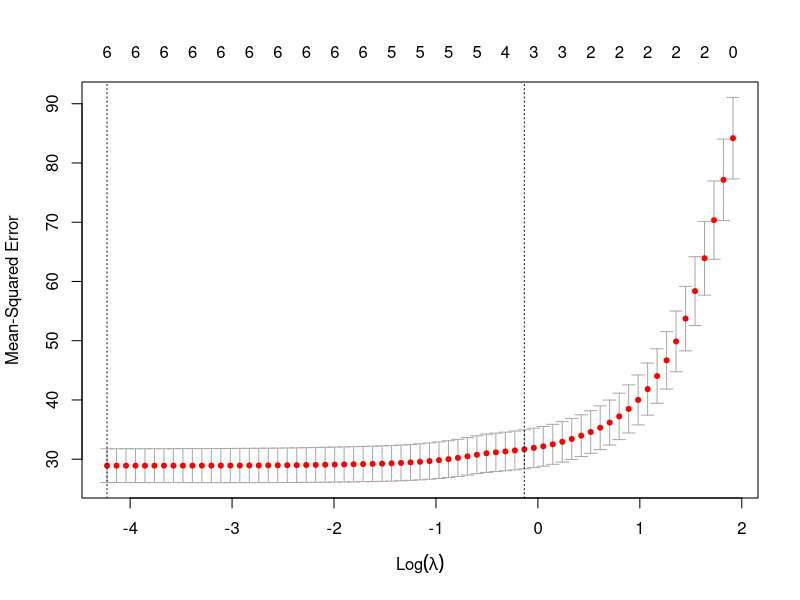
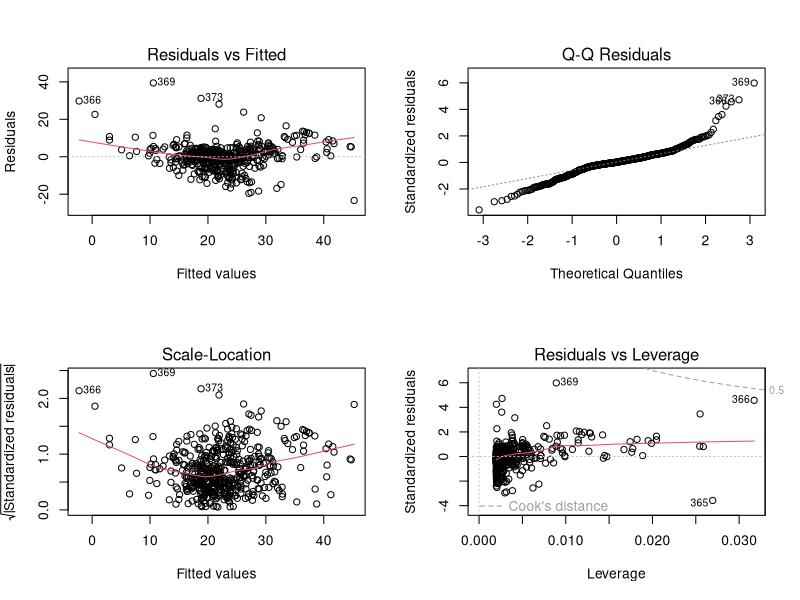

Generate these figures, in order, with R:
#TASK1 

library(MASS)
data("Boston")
head(Boston)

model <- lm(medv ~ rm, data = Boston)
summary(model)

##Coefficients:
##             Estimate Std. Error t value Pr(>|t|)    
## (Intercept)  -34.671      2.650  -13.08   <2e-16 ***
## rm             9.102      0.419   21.72   <2e-16 ***
## Multiple R-squared:  0.4835, Adjusted R-squared:  0.48

#rm and medv has a strong relationship because p-val < 0.05



#TASK2

model2 <- lm(medv ~ rm + lstat + crim, data = Boston)
summary(model2)

## Coefficients:
##             Estimate Std. Error t value Pr(>|t|)    
## (Intercept) -2.56225    3.16602  -0.809  0.41873    
## rm           5.21695    0.44203  11.802  < 2e-16 ***
## lstat       -0.57849    0.04767 -12.135  < 2e-16 ***
## crim        -0.10294    0.03202  -3.215  0.00139 ** 
##Multiple R-squared:  0.6459, Adjusted R-squared:  0.6437 

#rm is positively related to medv. howeever the other variables are negatively related to medv.
#all predictors are significantly related to medv, except the intercept
#r squared values are equal to roughly %65 we can say that is a mid-good percantage
#it explains ~64.6% of the variation in medv. 



#TASK3

model3 <- lm( medv ~ poly(rm, 2), data = Boston )
summary(model3)

## Coefficients:
##              Estimate Std. Error t value Pr(>|t|)    
## (Intercept)   22.5328     0.2753  81.849   <2e-16 ***
## poly(rm, 2)1 143.7164     6.1927  23.208   <2e-16 ***
## poly(rm, 2)2  52.6526     6.1927   8.502   <2e-16 ***
## ---
## Signif. codes:  0 '***' 0.001 '**' 0.01 '*' 0.05 '.' 0.1 ' ' 1
## 
## Residual standard error: 6.193 on 503 degrees of freedom
## Multiple R-squared:  0.5484, Adjusted R-squared:  0.5466 

#both of the model's p-values are less than 0.05. 
#but model3's r-squared is ~54.8% model1's is ~48%
#which means that adding a quadratic term improves 
#predictions better than simple lineer regression in task1



#TASK4

library(car)
vif(model2)
#we used model2 because model2 is a multiple lineer regression model

##       rm    lstat     crim 
## 1.616468 1.941883 1.271372

#all vif values are less than 5 , this means multicollinearity isnt a concern
#in this model, predictors can stay.



#TASK5

library(glmnet)

independent_var <- as.matrix(Boston[, c("rm", "lstat", "crim", "age", "dis", "tax")])
dependent_var <- Boston$medv
model5 <- cv.glmnet(independent_var, dependent_var, alpha = 1)
plot(model5)
coef(model5, s = "lambda.min")

## 7 x 1 sparse Matrix of class "dgCMatrix"
##                       s1
## (Intercept)  6.594545627
## rm           5.044579221
## lstat       -0.581959786
## crim        -0.069940487
## age         -0.021780555
## dis         -0.895185901
## tax         -0.007980414

#none of the variables have non-zero coefficients after Lasso regularization
#rm and dis are the most prominent features , we can say they are the most important
#predictors of the model
#none of the variables were shrunked to zero but 
#tax and age have very small coefficients and may be less important



#TASK6

median_medv <- median(Boston$medv)
Boston$high_medv <- ifelse(Boston$medv > median_medv, 1, 0)
Boston$high_medv <- as.factor(Boston$high_medv)

model6 <- glm(high_medv ~ rm + lstat, data = Boston, family = binomial)
#the goal is here to see if whether medv is above or below the median value using rm and lstat
summary(model6)

## Coefficients:
##             Estimate Std. Error z value Pr(>|z|)    
## (Intercept) -3.73825    2.05386  -1.820   0.0687 .  
## rm           1.25167    0.31212   4.010 6.06e-05 ***
## lstat       -0.34614    0.03563  -9.714  < 2e-16 ***

#both rm and lsat is significant in predicting whether medv is "above" the median
#because their p-values are less then 0.05
#rm has a positive effect, while lstat has a negative
#intercept isnt significant but doesnt affect the overall model inetrpretation



#TASK7

model <- lm(medv ~ rm, data = Boston)
par(mfrow = c(2, 2))
plot(model)

#residuals are radomly scattered around 0 (y axis is residuals) 
#there is a slight curve which suggests a small degree of non-linearity
#no there is no funnel shape
#yes there are few outliers such as 366, 369, 373


